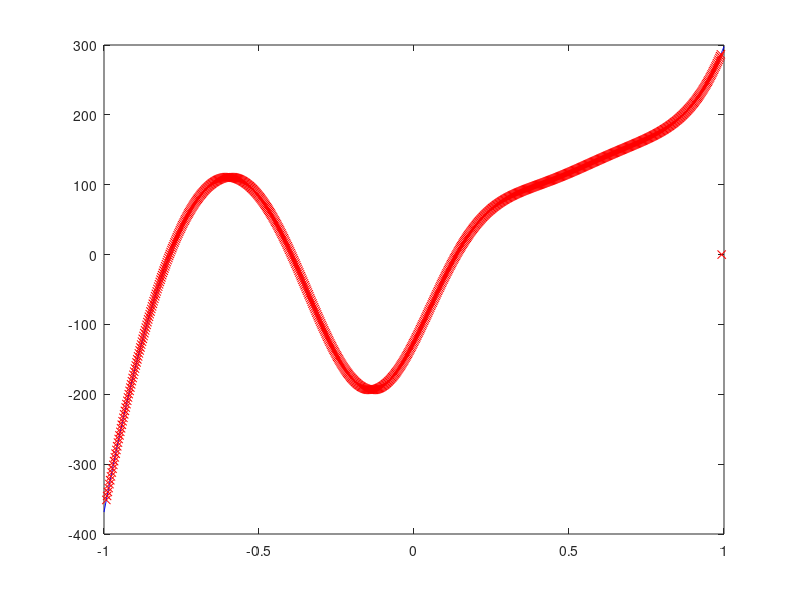
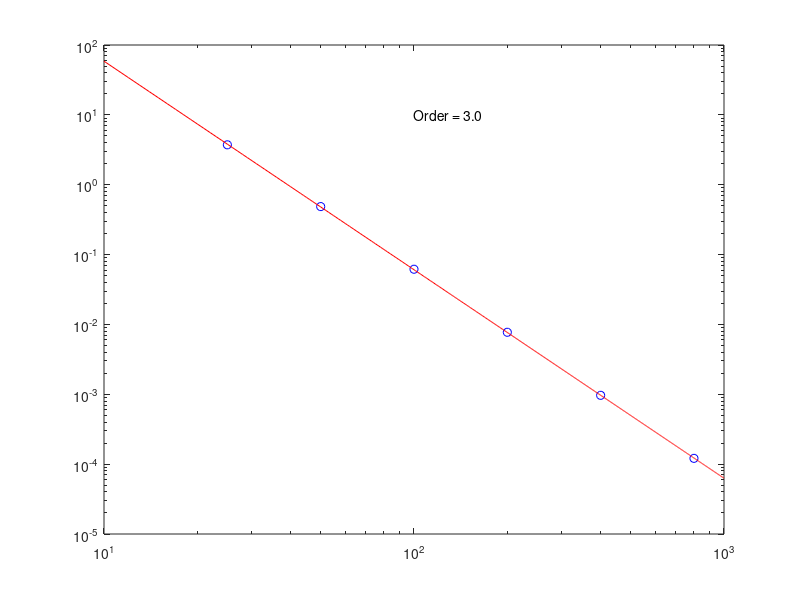

Write MATLAB code to recreate these figures, in order.
%%%%%%%%%%%%%%%%%%%%%%%%%%%%%%%%%%%%%%%%%%%%%%%%%%%%%%%%%%%%%%%%%%%%%%%%%%%%%
%
% test_3rd_derivative_stencil_3rd_order.m checks that the third-order 
% accurate stencil for the third derivative operator is correct and 
% yields the expected order of accuracy.
%
%%%%%%%%%%%%%%%%%%%%%%%%%%%%%%%%%%%%%%%%%%%%%%%%%%%%%%%%%%%%%%%%%%%%%%%%%%%%%

%%%%%%%%%%%%%%%%%%%%%%%%%%%%%%%%%%%%%%%%%%%%%%%%%%%%%%%%%%%%%%
% MATLAB parameters
%%%%%%%%%%%%%%%%%%%%%%%%%%%%%%%%%%%%%%%%%%%%%%%%%%%%%%%%%%%%%%
clear;
format long;
format compact;


%%%%%%%%%%%%%%%%%%%%%%%%%%%%%%%%%%%%%%%%%%%%%%%%%%%%%%%%%%%%%%
% numerical parameters
%%%%%%%%%%%%%%%%%%%%%%%%%%%%%%%%%%%%%%%%%%%%%%%%%%%%%%%%%%%%%%
N = [25 50 100 200 400 800];
stencil = [-7/4, 41/4, -49/2, 59/2, -71/4, 17/4];  % fully upwind (-5:0)
stencil = [1/4, -7/4, 7/2, -5/2, 1/4, 1/4];  % partial upwind (-3:2)
stencil = [-1/4, -1/4, 5/2, -7/2, 7/4, -1/4];  % partial upwind (-2:3)
stencil = [-7/4, 25/4, -17/2, 11/2, -7/4, 1/4]; % partial downwind (-1:4)


%%%%%%%%%%%%%%%%%%%%%%%%%%%%%%%%%%%%%%%%%%%%%%%%%%%%%%%%%%%%%%
% compute error for different dx
%%%%%%%%%%%%%%%%%%%%%%%%%%%%%%%%%%%%%%%%%%%%%%%%%%%%%%%%%%%%%%
err_d3f = zeros(size(N));
for i = 1:length(N)

  %%%%%%%%%%%%%%%%%%%%%%%%%%%%%%%%%%%%%%%%%%%%%%%%%%%%%%%%%%%%%%
  % compute grid and stencil
  %%%%%%%%%%%%%%%%%%%%%%%%%%%%%%%%%%%%%%%%%%%%%%%%%%%%%%%%%%%%%%
  dx = 2/N(i);
  x = -1:dx:1;

  %%%%%%%%%%%%%%%%%%%%%%%%%%%%%%%%%%%%%%%%%%%%%%%%%%%%%%%%%%%%%%
  % compare results of applying stencil to known function 
  % with analytical formulae
  %%%%%%%%%%%%%%%%%%%%%%%%%%%%%%%%%%%%%%%%%%%%%%%%%%%%%%%%%%%%%%
  f = exp(cos(3*x))+sin(5*x)+x.^8;
  d3f_exact = 27*sin(3*x).*exp(cos(3*x)) ...
            + 81*cos(3*x).*sin(3*x).*exp(cos(3*x)) ...
            - 27*(sin(3*x).^3).*exp(cos(3*x)) ...
            - 125*cos(5*x) + 336*x.^5;
  d3f_approx = zeros(size(x));

%  for partial upwind (-3:2)
%  for j = 4:length(x)-3
%    d3f_approx(j) = sum(f(j-3:j+2).*stencil)/dx^3;
%  end
%  err_d3f(i) = norm(d3f_approx(4:end-3)-d3f_exact(4:end-3),'inf');

%  for partial upwind (-2:3)
%  for j = 3:length(x)-3
%    d3f_approx(j) = sum(f(j-2:j+3).*stencil)/dx^3;
%  end
%  err_d3f(i) = norm(d3f_approx(3:end-3)-d3f_exact(3:end-3),'inf');

%  for partial downwind(-1:4)
  for j = 2:length(x)-4
    d3f_approx(j) = sum(f(j-1:j+4).*stencil)/dx^3;
  end
  err_d3f(i) = norm(d3f_approx(2:end-4)-d3f_exact(2:end-4),'inf');

%  for fully upwind (-5:0)
%  for j = 6:length(x)
%    d3f_approx(j) = sum(f(j-5:j).*stencil)/dx^3;
%  end
%  err_d3f(i) = norm(d3f_approx(6:end)-d3f_exact(6:end),'inf');

  % plot results
  figure(1); clf;
  plot(x,d3f_exact,'b');
  hold on;
  plot(x(4:end-3),d3f_approx(4:end-3),'rx');

end

% compute order of discretization
P = polyfit(log(N),log(err_d3f),1);
order = -P(1)

% plot error vs N
figure(2); clf;
loglog(N,err_d3f,'bo');
hold on;
N_plot = 10:1:1000;
plot(N_plot,exp(log(N_plot)*P(1)+P(2)),'r');
order_str = sprintf('Order = %1.1f', order);
text(100,10,order_str);
